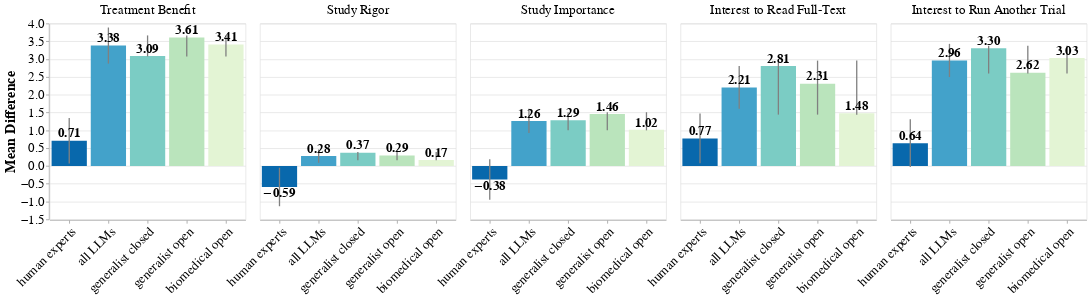

The code cell stored with this chart in its notebook:
### Markdown cell above
### Plots

### Code cell
# Create a mapping for custom facet titles
facet_title_mapping = {
    'benefit': 'Treatment Benefit',
    'rigor': 'Study Rigor',
    'importance': 'Study Importance',
    'full_text': 'Interest to Read Full-Text',
    'another_trial': 'Interest to Run Another Trial'
}

# Define the desired order for the facets
facet_order = ['Treatment Benefit', 'Study Rigor', 'Study Importance', 'Interest to Read Full-Text', 'Interest to Run Another Trial']

color_mapping = {
    'human experts': '#0868ac', 
    'all LLMs': '#43a2ca',  
    'generalist closed': '#7bccc4',  
    'generalist open': '#bae4bc',  
    'biomedical open': '#E3F4D4'
}

method_order = ['human experts', 'all LLMs', 'generalist closed', 'generalist open', 'biomedical open']

# Apply the mapping as a calculated field
chart_data = model_stats_final_df.copy()
chart_data['metric'] = chart_data['metric'].map(facet_title_mapping)

# Configure global font sizes
chart_config = {
    "axis": {"labelFontSize": 20, "titleFontSize": 22},  # Axis labels and titles
    "header": {"labelFontSize": 20, "titleFontSize": 22},  # Facet headers
    "legend": {"labelFontSize": 18, "titleFontSize": 20},  # Legend labels and titles
    "text": {"fontSize": 20},  # Text mark size
}

# Bar chart
bars = alt.Chart(chart_data).mark_bar().encode(
    x=alt.X('method:N', title=None, axis=alt.Axis(labelAngle=-45), sort=method_order),
    y=alt.Y('mean_diff:Q', title='Mean Difference'),
    color=alt.Color('method:N', title='Method', legend=None, scale=alt.Scale(domain=list(color_mapping.keys()), range=list(color_mapping.values())))
).properties(
    width=300,  # Set the width to 300 pixels
    height=300  # Set the height to 300 pixels
)

# Error bars
error_bars = alt.Chart(chart_data).mark_errorbar().encode(
    alt.X("method:N", sort=method_order),
    alt.Y("ci_lower:Q").title("Mean Difference"),
    alt.Y2("ci_upper:Q"),
    strokeWidth=alt.value(2),
    color=alt.value('gray')
)

# Add value labels
text = bars.mark_text(
    align='center',
    baseline='bottom',
    fontWeight='bold',
    dy=alt.expr(expr=alt.expr.if_(alt.datum.mean_diff >= 0, -1, 20))  # Adjust the position of the text    
).encode(
    text=alt.Text('mean_diff:Q', format='.2f'),
    color=alt.value('black')  # Set text color to black
)

# Combine layers and facet
chart = alt.layer(bars, error_bars, text, data=chart_data).facet(
    column=alt.Column('metric:N', title=None, sort=facet_order),
).configure(**chart_config)  # Apply the global configuration

# save to html
chart.save("./plots/interpretation_by_measures.html")

chart

### Figure 1 — Vega-Lite specification as saved in the notebook (floating-point values rounded to 4 significant figures)
{"config": {"view": {"continuousWidth": 300, "continuousHeight": 300}, "axis": {"labelFontSize": 20, "titleFontSize": 22}, "header": {"labelFontSize": 20, "titleFontSize": 22}, "legend": {"labelFontSize": 18, "titleFontSize": 20}, "text": {"fontSize": 20}}, "data": {"name": "data-32e8eca4b250bc6aecd8b826acce8eff"}, "facet": {"column": {"field": "metric", "sort": ["Treatment Benefit", "Study Rigor", "Study Importance", "Interest to Read Full-Text", "Interest to Run Another Trial"], "title": null, "type": "nominal"}}, "spec": {"layer": [{"mark": {"type": "bar"}, "encoding": {"color": {"field": "method", "legend": null, "scale": {"domain": ["human experts", "all LLMs", "generalist closed", "generalist open", "biomedical open"], "range": ["#0868ac", "#43a2ca", "#7bccc4", "#bae4bc", "#E3F4D4"]}, "title": "Method", "type": "nominal"}, "x": {"axis": {"labelAngle": -45}, "field": "method", "sort": ["human experts", "all LLMs", "generalist closed", "generalist open", "biomedical open"], "title": null, "type": "nominal"}, "y": {"field": "mean_diff", "title": "Mean Difference", "type": "quantitative"}}}, {"mark": {"type": "errorbar"}, "encoding": {"color": {"value": "gray"}, "strokeWidth": {"value": 2}, "x": {"field": "method", "sort": ["human experts", "all LLMs", "generalist closed", "generalist open", "biomedical open"], "type": "nominal"}, "y": {"field": "ci_lower", "title": "Mean Difference", "type": "quantitative"}, "y2": {"field": "ci_upper"}}}, {"mark": {"type": "text", "align": "center", "baseline": "bottom", "dy": {"expr": "if((datum.mean_diff >= 0),-1,20)"}, "fontWeight": "bold"}, "encoding": {"color": {"value": "black"}, "text": {"field": "mean_diff", "format": ".2f", "type": "quantitative"}, "x": {"axis": {"labelAngle": -45}, "field": "method", "sort": ["human experts", "all LLMs", "generalist closed", "generalist open", "biomedical open"], "title": null, "type": "nominal"}, "y": {"field": "mean_diff", "title": "Mean Difference", "type": "quantitative"}}}], "height": 300, "width": 300}, "$schema": "https://vega.github.io/schema/vega-lite/v5.8.0.json", "datasets": {"data-32e8eca4b250bc6aecd8b826acce8eff": [{"mean_diff": 0.71, "ci_lower": 0.07, "ci_upper": 1.35, "metric": "Treatment Benefit", "method": "human experts"}, {"mean_diff": -0.59, "ci_lower": -1.13, "ci_upper": -0.05, "metric": "Study Rigor", "method": "human experts"}, {"mean_diff": -0.38, "ci_lower": -0.95, "ci_upper": 0.19, "metric": "Study Importance", "method": "human experts"}, {"mean_diff": 0.77, "ci_lower": 0.08, "ci_upper": 1.47, "metric": "Interest to Read Full-Text", "method": "human experts"}, {"mean_diff": 0.64, "ci_lower": -0.03, "ci_upper": 1.31, "metric": "Interest to Run Another Trial", "method": "human experts"}, {"mean_diff": 3.381, "ci_lower": 2.875, "ci_upper": 3.888, "metric": "Treatment Benefit", "method": "all LLMs"}, {"mean_diff": 0.2772, "ci_lower": 0.0886, "ci_upper": 0.4657, "metric": "Study Rigor", "method": "all LLMs"}, {"mean_diff": 1.264, "ci_lower": 0.9227, "ci_upper": 1.605, "metric": "Study Importance", "method": "all LLMs"}, {"mean_diff": 2.205, "ci_lower": 1.606, "ci_upper": 2.804, "metric": "Interest to Read Full-Text", "method": "all LLMs"}, {"mean_diff": 2.963, "ci_lower": 2.496, "ci_upper": 3.429, "metric": "Interest to Run Another Trial", "method": "all LLMs"}, {"mean_diff": 3.414, "ci_lower": 3.075, "ci_upper": 3.666, "metric": "Treatment Benefit", "method": "biomedical open"}, {"mean_diff": 3.09, "ci_lower": 3.075, "ci_upper": 3.666, "metric": "Treatment Benefit", "method": "generalist closed"}, {"mean_diff": 3.607, "ci_lower": 3.075, "ci_upper": 3.666, "metric": "Treatment Benefit", "method": "generalist open"}, {"mean_diff": 0.1663, "ci_lower": 0.1595, "ci_upper": 0.3935, "metric": "Study Rigor", "method": "biomedical open"}, {"mean_diff": 0.3714, "ci_lower": 0.1595, "ci_upper": 0.3935, "metric": "Study Rigor", "method": "generalist closed"}, {"mean_diff": 0.2917, "ci_lower": 0.1595, "ci_upper": 0.3935, "metric": "Study Rigor", "method": "generalist open"}, {"mean_diff": 1.016, "ci_lower": 0.9999, "ci_upper": 1.509, "metric": "Study Importance", "method": "biomedical open"}, {"mean_diff": 1.286, "ci_lower": 0.9999, "ci_upper": 1.509, "metric": "Study Importance", "method": "generalist closed"}, {"mean_diff": 1.462, "ci_lower": 0.9999, "ci_upper": 1.509, "metric": "Study Importance", "method": "generalist open"}, {"mean_diff": 1.482, "ci_lower": 1.442, "ci_upper": 2.958, "metric": "Interest to Read Full-Text", "method": "biomedical open"}, {"mean_diff": 2.81, "ci_lower": 1.442, "ci_upper": 2.958, "metric": "Interest to Read Full-Text", "method": "generalist closed"}, {"mean_diff": 2.308, "ci_lower": 1.442, "ci_upper": 2.958, "metric": "Interest to Read Full-Text", "method": "generalist open"}, {"mean_diff": 3.03, "ci_lower": 2.596, "ci_upper": 3.375, "metric": "Interest to Run Another Trial", "method": "biomedical open"}, {"mean_diff": 3.305, "ci_lower": 2.596, "ci_upper": 3.375, "metric": "Interest to Run Another Trial", "method": "generalist closed"}, {"mean_diff": 2.621, "ci_lower": 2.596, "ci_upper": 3.375, "metric": "Interest to Run Another Trial", "method": "generalist open"}]}}
